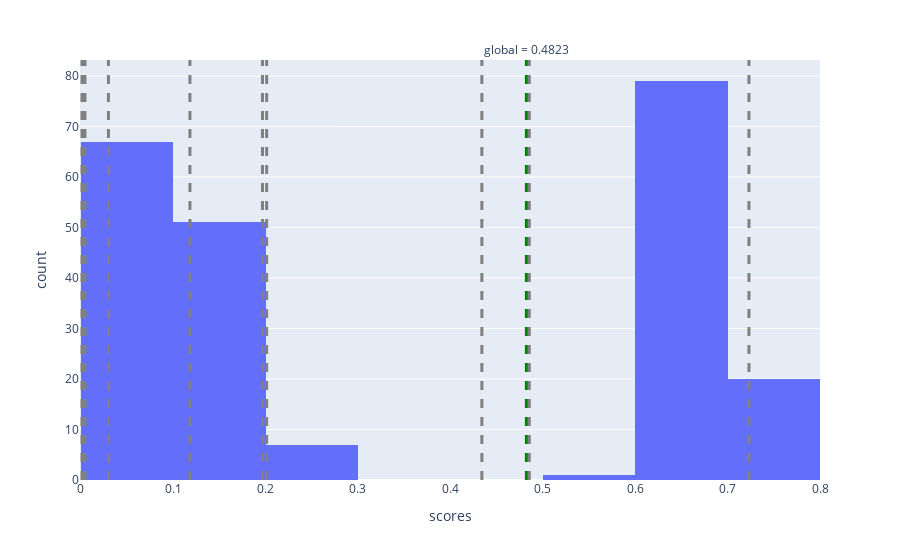
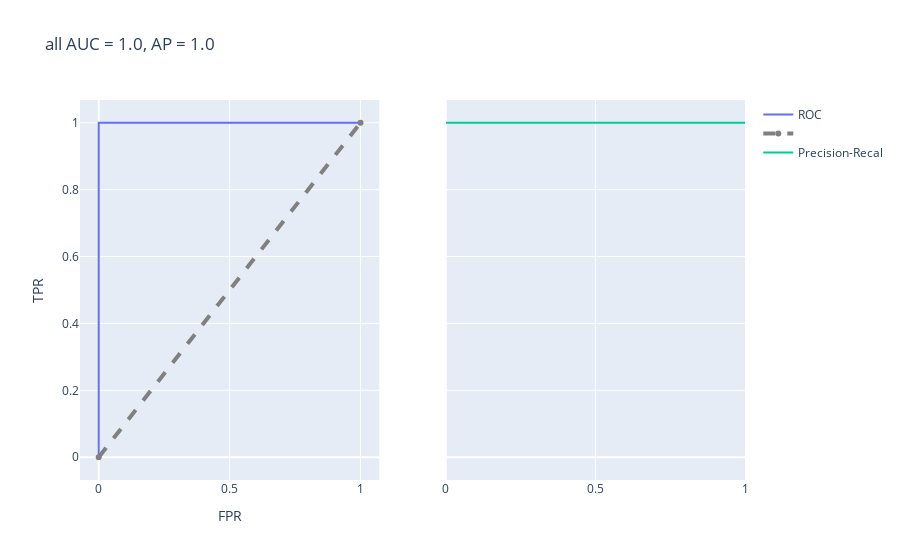
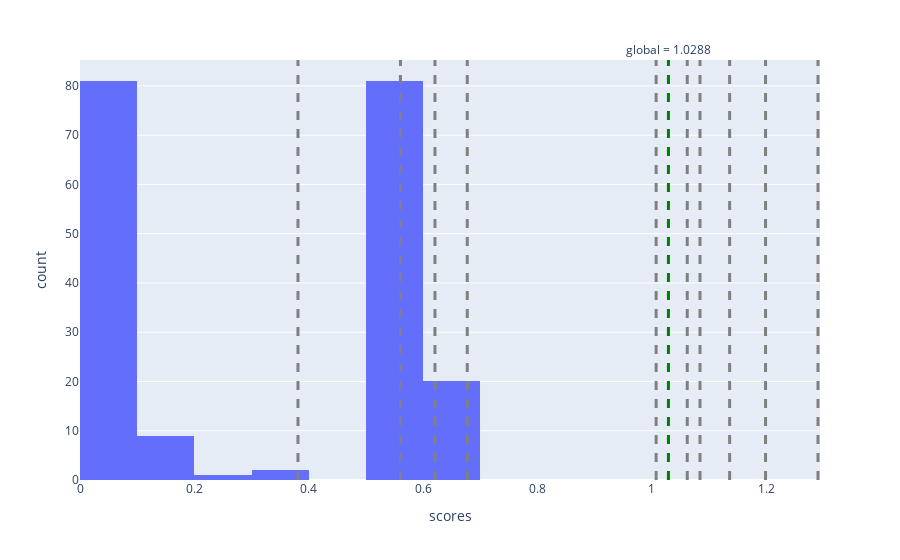
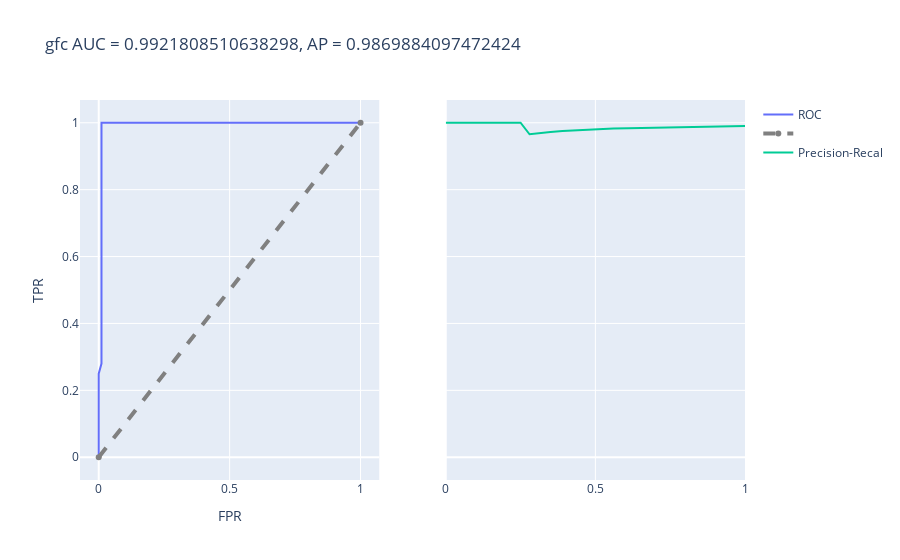

The notebook cell saved with these charts, in order:
### Code cell
for t, s in [
    ('all', [0.4823,0.4341,0.0300,0.7231,0.1182,0.0014,0.1967,0.0041,0.4854,0.0046,0.2012]),
    ('gfc', [1.0288,1.0840,1.2903,1.1358,0.3811,0.6771,0.5603,1.0073,1.1986,1.0617,0.6206]), 
    ('ydc', [0.9742,0.3526,0.9692,1.1399,0.4884,0.5650])
]:
    show_roc_auc(t, s)

### Figure 1 — Plotly figure (JSON) as saved in the notebook; plotly's stock layout.template omitted (floating-point values rounded to 4 significant figures; data arrays with more than 128 entries replaced by an {"elided": "..."} marker saying what was removed)
{"data": [{"alignmentgroup": "True", "bingroup": "x", "hovertemplate": "scores=%{x}<br>count=%{y}<extra></extra>", "legendgroup": "", "marker": {"color": "#636efa"}, "name": "", "offsetgroup": "", "orientation": "v", "showlegend": false, "type": "histogram", "x": {"elided": "225 float values"}, "xaxis": "x", "yaxis": "y"}], "layout": {"annotations": [{"showarrow": false, "text": "global = 0.4823", "x": 0.4823, "xanchor": "center", "xref": "x", "y": 1, "yanchor": "bottom", "yref": "y domain"}, {"showarrow": false, "text": "", "x": 0.4341, "xanchor": "center", "xref": "x", "y": 0, "yanchor": "top", "yref": "y domain"}, {"showarrow": false, "text": "", "x": 0.03, "xanchor": "center", "xref": "x", "y": 1, "yanchor": "bottom", "yref": "y domain"}, {"showarrow": false, "text": "", "x": 0.7231, "xanchor": "center", "xref": "x", "y": 0, "yanchor": "top", "yref": "y domain"}, {"showarrow": false, "text": "", "x": 0.1182, "xanchor": "center", "xref": "x", "y": 1, "yanchor": "bottom", "yref": "y domain"}, {"showarrow": false, "text": "", "x": 0.0014, "xanchor": "center", "xref": "x", "y": 0, "yanchor": "top", "yref": "y domain"}, {"showarrow": false, "text": "", "x": 0.1967, "xanchor": "center", "xref": "x", "y": 1, "yanchor": "bottom", "yref": "y domain"}, {"showarrow": false, "text": "", "x": 0.0041, "xanchor": "center", "xref": "x", "y": 0, "yanchor": "top", "yref": "y domain"}, {"showarrow": false, "text": "", "x": 0.4854, "xanchor": "center", "xref": "x", "y": 1, "yanchor": "bottom", "yref": "y domain"}, {"showarrow": false, "text": "", "x": 0.0046, "xanchor": "center", "xref": "x", "y": 0, "yanchor": "top", "yref": "y domain"}, {"showarrow": false, "text": "", "x": 0.2012, "xanchor": "center", "xref": "x", "y": 1, "yanchor": "bottom", "yref": "y domain"}], "autosize": true, "barmode": "relative", "legend": {"tracegroupgap": 0}, "margin": {"t": 60}, "shapes": [{"line": {"color": "green", "dash": "dash", "width": 3}, "type": "line", "x0": 0.4823, "x1": 0.4823, "xref": "x", "y0": 0, "y1": 1, "yref": "y domain"}, {"line": {"color": "gray", "dash": "dash", "width": 3}, "type": "line", "x0": 0.4341, "x1": 0.4341, "xref": "x", "y0": 0, "y1": 1, "yref": "y domain"}, {"line": {"color": "gray", "dash": "dash", "width": 3}, "type": "line", "x0": 0.03, "x1": 0.03, "xref": "x", "y0": 0, "y1": 1, "yref": "y domain"}, {"line": {"color": "gray", "dash": "dash", "width": 3}, "type": "line", "x0": 0.7231, "x1": 0.7231, "xref": "x", "y0": 0, "y1": 1, "yref": "y domain"}, {"line": {"color": "gray", "dash": "dash", "width": 3}, "type": "line", "x0": 0.1182, "x1": 0.1182, "xref": "x", "y0": 0, "y1": 1, "yref": "y domain"}, {"line": {"color": "gray", "dash": "dash", "width": 3}, "type": "line", "x0": 0.0014, "x1": 0.0014, "xref": "x", "y0": 0, "y1": 1, "yref": "y domain"}, {"line": {"color": "gray", "dash": "dash", "width": 3}, "type": "line", "x0": 0.1967, "x1": 0.1967, "xref": "x", "y0": 0, "y1": 1, "yref": "y domain"}, {"line": {"color": "gray", "dash": "dash", "width": 3}, "type": "line", "x0": 0.0041, "x1": 0.0041, "xref": "x", "y0": 0, "y1": 1, "yref": "y domain"}, {"line": {"color": "gray", "dash": "dash", "width": 3}, "type": "line", "x0": 0.4854, "x1": 0.4854, "xref": "x", "y0": 0, "y1": 1, "yref": "y domain"}, {"line": {"color": "gray", "dash": "dash", "width": 3}, "type": "line", "x0": 0.0046, "x1": 0.0046, "xref": "x", "y0": 0, "y1": 1, "yref": "y domain"}, {"line": {"color": "gray", "dash": "dash", "width": 3}, "type": "line", "x0": 0.2012, "x1": 0.2012, "xref": "x", "y0": 0, "y1": 1, "yref": "y domain"}], "xaxis": {"anchor": "y", "autorange": true, "domain": [0, 1], "range": [-0.0001168, 0.8], "title": {"text": "scores"}, "type": "linear"}, "yaxis": {"anchor": "x", "autorange": true, "domain": [0, 1], "range": [0, 83.16], "title": {"text": "count"}}}}

### Figure 2 — Plotly figure (JSON) as saved in the notebook; plotly's stock layout.template omitted (floating-point values rounded to 4 significant figures)
{"data": [{"name": "ROC", "type": "scatter", "x": [0, 0, 0, 0, 0, 0, 0, 0, 0, 0, 0, 0, 0, 0, 0, 0, 0, 0, 0, 0, 0, 0, 0, 0, 0, 0, 0, 0, 0, 0.16, 0.184, 0.2, 0.208, 0.24, 0.256, 0.288, 0.296, 0.336, 0.352, 0.408, 0.424, 0.432, 0.448, 0.512, 0.528, 0.536, 0.56, 0.576, 0.592, 0.6, 0.624, 0.64, 0.656, 0.68, 0.704, 0.72, 0.752, 0.768, 0.784, 0.808, 0.816, 0.832, 0.84, 0.856, 0.888, 0.904, 0.944, 0.976, 1], "xaxis": "x", "y": [0, 0.01, 0.04, 0.05, 0.07, 0.08, 0.11, 0.13, 0.15, 0.17, 0.23, 0.25, 0.29, 0.31, 0.37, 0.47, 0.5, 0.52, 0.59, 0.71, 0.76, 0.79, 0.83, 0.84, 0.86, 0.92, 0.95, 0.97, 1, 1, 1, 1, 1, 1, 1, 1, 1, 1, 1, 1, 1, 1, 1, 1, 1, 1, 1, 1, 1, 1, 1, 1, 1, 1, 1, 1, 1, 1, 1, 1, 1, 1, 1, 1, 1, 1, 1, 1, 1], "yaxis": "y"}, {"line": {"color": "gray", "dash": "dash", "width": 4}, "name": "", "type": "scatter", "x": [0, 1], "xaxis": "x", "y": [0, 1], "yaxis": "y"}, {"name": "Precision-Recal", "type": "scatter", "x": [1, 0.99, 0.98, 0.97, 0.95, 0.92, 0.91, 0.9, 0.89, 0.88, 0.87, 0.86, 0.84, 0.83, 0.81, 0.79, 0.76, 0.71, 0.65, 0.59, 0.52, 0.5, 0.47, 0.37, 0.31, 0.29, 0.25, 0.23, 0.2, 0.17, 0.16, 0.15, 0.13, 0.12, 0.11, 0.08, 0.07, 0.05, 0.04, 0.01, 0], "xaxis": "x2", "y": [1, 1, 1, 1, 1, 1, 1, 1, 1, 1, 1, 1, 1, 1, 1, 1, 1, 1, 1, 1, 1, 1, 1, 1, 1, 1, 1, 1, 1, 1, 1, 1, 1, 1, 1, 1, 1, 1, 1, 1, 1], "yaxis": "y2"}], "layout": {"autosize": true, "title": {"text": "all AUC = 1.0, AP = 1.0"}, "xaxis": {"anchor": "y", "autorange": true, "domain": [0, 0.45], "range": [-0.06639, 1.066], "title": {"text": "FPR"}, "type": "linear"}, "xaxis2": {"anchor": "y2", "autorange": true, "domain": [0.55, 1], "range": [0, 1], "type": "linear"}, "yaxis": {"anchor": "x", "autorange": true, "domain": [0, 1], "range": [-0.07325, 1.073], "title": {"text": "TPR"}, "type": "linear"}, "yaxis2": {"anchor": "x2", "autorange": true, "domain": [0, 1], "matches": "y", "range": [-0.07325, 1.073], "showticklabels": false, "type": "linear"}}}

### Figure 3 — Plotly figure (JSON) as saved in the notebook; plotly's stock layout.template omitted (floating-point values rounded to 4 significant figures; data arrays with more than 128 entries replaced by an {"elided": "..."} marker saying what was removed)
{"data": [{"alignmentgroup": "True", "bingroup": "x", "hovertemplate": "scores=%{x}<br>count=%{y}<extra></extra>", "legendgroup": "", "marker": {"color": "#636efa"}, "name": "", "offsetgroup": "", "orientation": "v", "showlegend": false, "type": "histogram", "x": {"elided": "194 float values"}, "xaxis": "x", "yaxis": "y"}], "layout": {"annotations": [{"showarrow": false, "text": "global = 1.0288", "x": 1.029, "xanchor": "center", "xref": "x", "y": 1, "yanchor": "bottom", "yref": "y domain"}, {"showarrow": false, "text": "", "x": 1.084, "xanchor": "center", "xref": "x", "y": 0, "yanchor": "top", "yref": "y domain"}, {"showarrow": false, "text": "", "x": 1.29, "xanchor": "center", "xref": "x", "y": 1, "yanchor": "bottom", "yref": "y domain"}, {"showarrow": false, "text": "", "x": 1.136, "xanchor": "center", "xref": "x", "y": 0, "yanchor": "top", "yref": "y domain"}, {"showarrow": false, "text": "", "x": 0.3811, "xanchor": "center", "xref": "x", "y": 1, "yanchor": "bottom", "yref": "y domain"}, {"showarrow": false, "text": "", "x": 0.6771, "xanchor": "center", "xref": "x", "y": 0, "yanchor": "top", "yref": "y domain"}, {"showarrow": false, "text": "", "x": 0.5603, "xanchor": "center", "xref": "x", "y": 1, "yanchor": "bottom", "yref": "y domain"}, {"showarrow": false, "text": "", "x": 1.007, "xanchor": "center", "xref": "x", "y": 0, "yanchor": "top", "yref": "y domain"}, {"showarrow": false, "text": "", "x": 1.199, "xanchor": "center", "xref": "x", "y": 1, "yanchor": "bottom", "yref": "y domain"}, {"showarrow": false, "text": "", "x": 1.062, "xanchor": "center", "xref": "x", "y": 0, "yanchor": "top", "yref": "y domain"}, {"showarrow": false, "text": "", "x": 0.6206, "xanchor": "center", "xref": "x", "y": 1, "yanchor": "bottom", "yref": "y domain"}], "autosize": true, "barmode": "relative", "legend": {"tracegroupgap": 0}, "margin": {"t": 60}, "shapes": [{"line": {"color": "green", "dash": "dash", "width": 3}, "type": "line", "x0": 1.029, "x1": 1.029, "xref": "x", "y0": 0, "y1": 1, "yref": "y domain"}, {"line": {"color": "gray", "dash": "dash", "width": 3}, "type": "line", "x0": 1.084, "x1": 1.084, "xref": "x", "y0": 0, "y1": 1, "yref": "y domain"}, {"line": {"color": "gray", "dash": "dash", "width": 3}, "type": "line", "x0": 1.29, "x1": 1.29, "xref": "x", "y0": 0, "y1": 1, "yref": "y domain"}, {"line": {"color": "gray", "dash": "dash", "width": 3}, "type": "line", "x0": 1.136, "x1": 1.136, "xref": "x", "y0": 0, "y1": 1, "yref": "y domain"}, {"line": {"color": "gray", "dash": "dash", "width": 3}, "type": "line", "x0": 0.3811, "x1": 0.3811, "xref": "x", "y0": 0, "y1": 1, "yref": "y domain"}, {"line": {"color": "gray", "dash": "dash", "width": 3}, "type": "line", "x0": 0.6771, "x1": 0.6771, "xref": "x", "y0": 0, "y1": 1, "yref": "y domain"}, {"line": {"color": "gray", "dash": "dash", "width": 3}, "type": "line", "x0": 0.5603, "x1": 0.5603, "xref": "x", "y0": 0, "y1": 1, "yref": "y domain"}, {"line": {"color": "gray", "dash": "dash", "width": 3}, "type": "line", "x0": 1.007, "x1": 1.007, "xref": "x", "y0": 0, "y1": 1, "yref": "y domain"}, {"line": {"color": "gray", "dash": "dash", "width": 3}, "type": "line", "x0": 1.199, "x1": 1.199, "xref": "x", "y0": 0, "y1": 1, "yref": "y domain"}, {"line": {"color": "gray", "dash": "dash", "width": 3}, "type": "line", "x0": 1.062, "x1": 1.062, "xref": "x", "y0": 0, "y1": 1, "yref": "y domain"}, {"line": {"color": "gray", "dash": "dash", "width": 3}, "type": "line", "x0": 0.6206, "x1": 0.6206, "xref": "x", "y0": 0, "y1": 1, "yref": "y domain"}], "xaxis": {"anchor": "y", "autorange": true, "domain": [0, 1], "range": [6.939e-17, 1.293], "title": {"text": "scores"}, "type": "linear"}, "yaxis": {"anchor": "x", "autorange": true, "domain": [0, 1], "range": [0, 85.26], "title": {"text": "count"}}}}

### Figure 4 — Plotly figure (JSON) as saved in the notebook; plotly's stock layout.template omitted (floating-point values rounded to 4 significant figures)
{"data": [{"name": "ROC", "type": "scatter", "x": [0, 0, 0, 0, 0, 0, 0, 0, 0, 0, 0, 0, 0.01064, 0.01064, 0.01064, 0.01064, 0.01064, 0.01064, 0.01064, 0.01064, 0.01064, 0.01064, 0.01064, 0.01064, 0.01064, 0.01064, 0.01064, 0.01064, 0.01064, 0.01064, 0.01064, 0.01064, 0.01064, 0.1915, 0.2128, 0.3298, 0.3723, 0.4043, 0.4255, 0.4681, 0.5319, 0.5426, 0.5851, 0.6277, 0.6596, 0.6809, 0.7128, 0.7553, 0.7766, 0.8404, 0.9255, 0.9787, 1], "xaxis": "x", "y": [0, 0.01, 0.04, 0.05, 0.09, 0.1, 0.12, 0.15, 0.16, 0.2, 0.23, 0.25, 0.28, 0.31, 0.39, 0.45, 0.47, 0.53, 0.56, 0.61, 0.65, 0.68, 0.7, 0.73, 0.77, 0.81, 0.87, 0.9, 0.94, 0.95, 0.97, 0.98, 1, 1, 1, 1, 1, 1, 1, 1, 1, 1, 1, 1, 1, 1, 1, 1, 1, 1, 1, 1, 1], "yaxis": "y"}, {"line": {"color": "gray", "dash": "dash", "width": 4}, "name": "", "type": "scatter", "x": [0, 1], "xaxis": "x", "y": [0, 1], "yaxis": "y"}, {"name": "Precision-Recal", "type": "scatter", "x": [1, 0.98, 0.97, 0.95, 0.94, 0.92, 0.9, 0.87, 0.85, 0.83, 0.81, 0.77, 0.75, 0.73, 0.7, 0.68, 0.65, 0.61, 0.56, 0.53, 0.47, 0.45, 0.39, 0.35, 0.31, 0.28, 0.25, 0.23, 0.2, 0.18, 0.16, 0.15, 0.12, 0.1, 0.09, 0.07, 0.05, 0.04, 0.01, 0], "xaxis": "x2", "y": [0.9901, 0.9899, 0.9898, 0.9896, 0.9895, 0.9892, 0.989, 0.9886, 0.9884, 0.9881, 0.9878, 0.9872, 0.9868, 0.9865, 0.9859, 0.9855, 0.9848, 0.9839, 0.9825, 0.9815, 0.9792, 0.9783, 0.975, 0.9722, 0.9688, 0.9655, 1, 1, 1, 1, 1, 1, 1, 1, 1, 1, 1, 1, 1, 1], "yaxis": "y2"}], "layout": {"autosize": true, "title": {"text": "gfc AUC = 0.9921808510638298, AP = 0.9869884097472424"}, "xaxis": {"anchor": "y", "autorange": true, "domain": [0, 0.45], "range": [-0.06639, 1.066], "title": {"text": "FPR"}, "type": "linear"}, "xaxis2": {"anchor": "y2", "autorange": true, "domain": [0.55, 1], "range": [0, 1], "type": "linear"}, "yaxis": {"anchor": "x", "autorange": true, "domain": [0, 1], "range": [-0.07325, 1.073], "title": {"text": "TPR"}, "type": "linear"}, "yaxis2": {"anchor": "x2", "autorange": true, "domain": [0, 1], "matches": "y", "range": [-0.07325, 1.073], "showticklabels": false, "type": "linear"}}}
